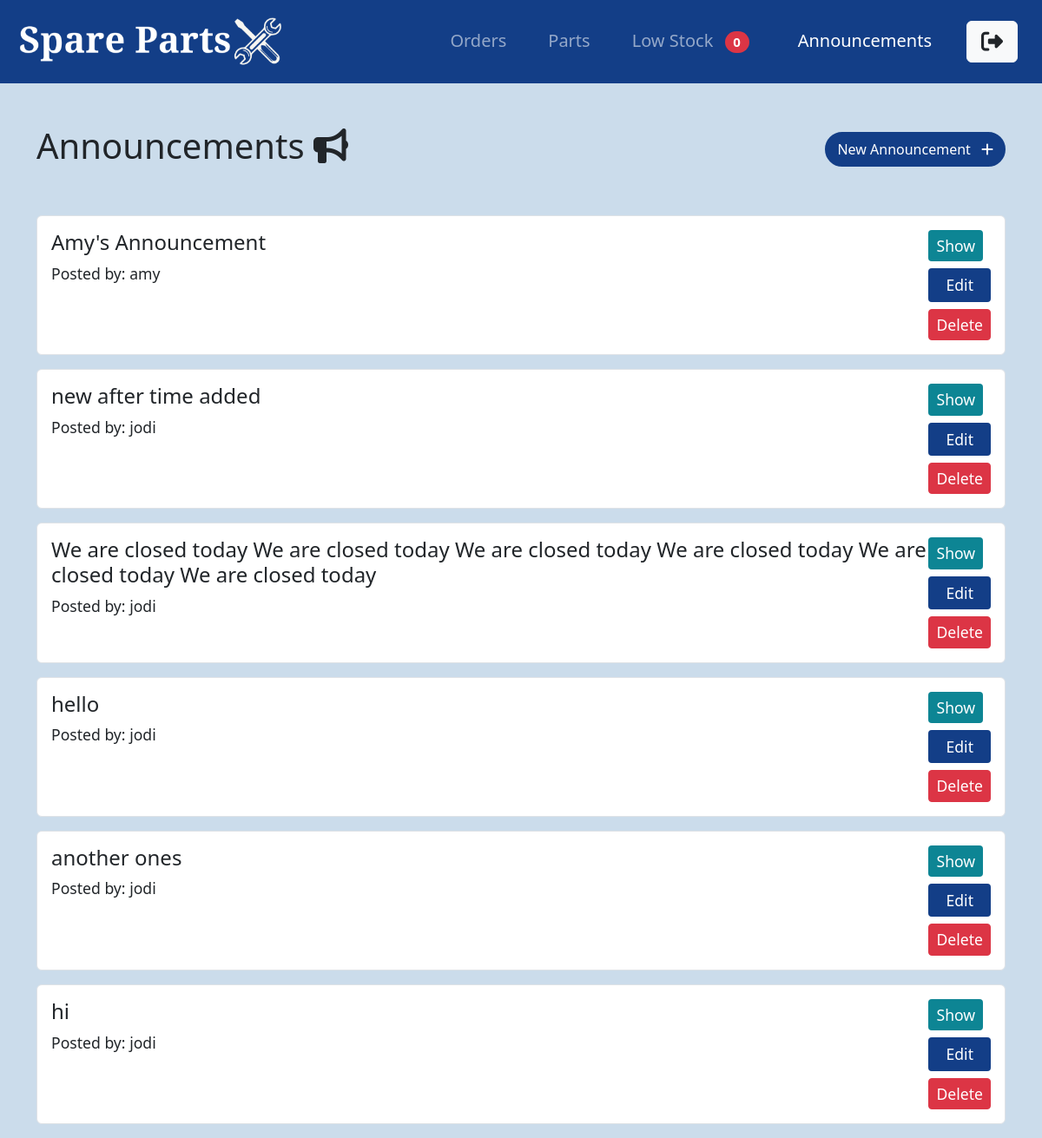
/announcements/ (signed in), run on an earlier commit of the app's database.
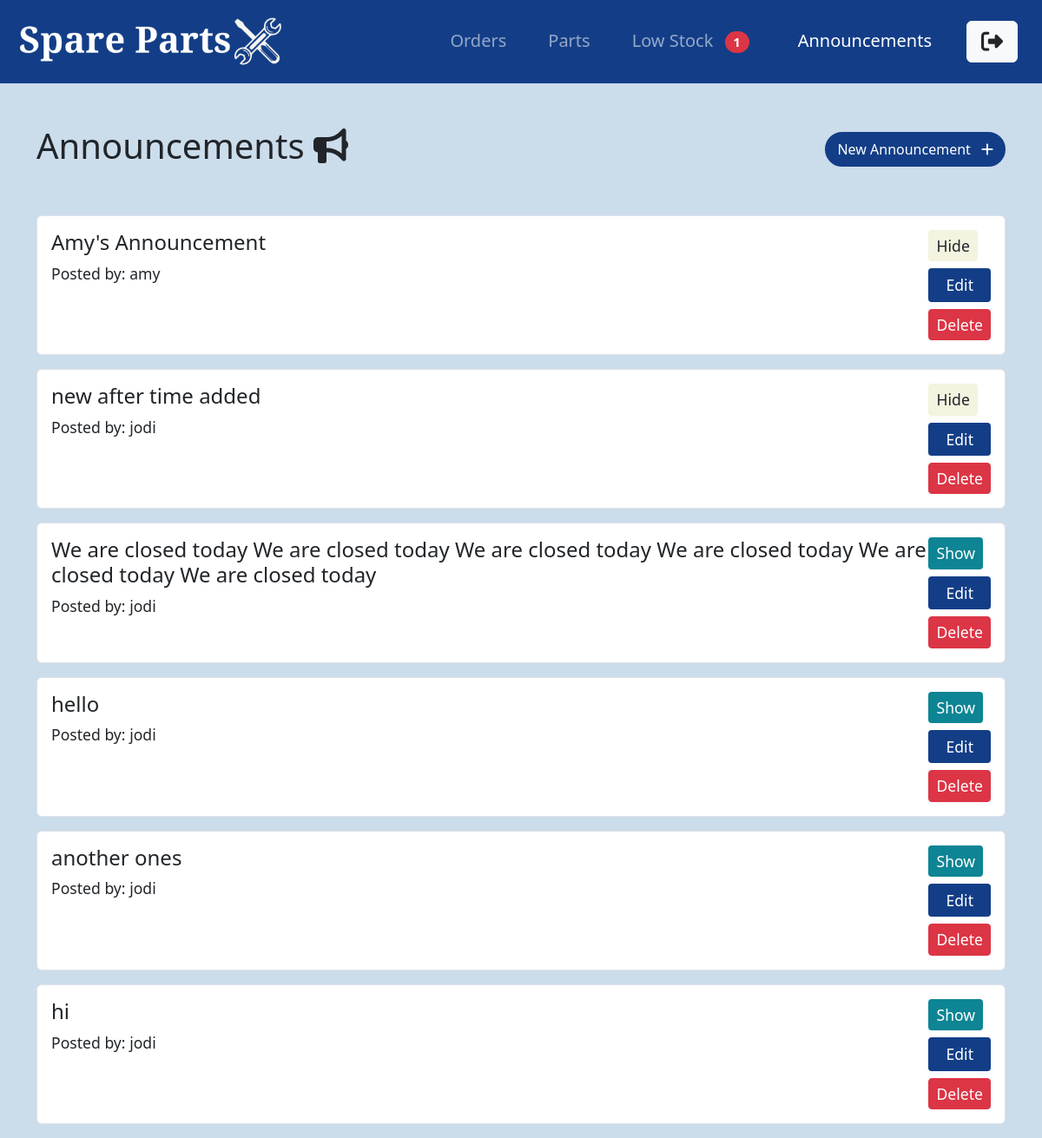
And on a later commit of the database.
### announcements/models.py (models this page shows, shortened)
class Announcements(models.Model):
    posted_by = models.ForeignKey(User, on_delete=models.CASCADE, related_name='announcement')
    message = models.TextField()
    visible = models.BooleanField(default=True)
    timestamp = models.DateTimeField(auto_now_add=True)

### announcements/views.py (the view, shortened to what this page needs)
# urls.py: path('', AnnouncementsListView.as_view(), name='announcements'),
class AnnouncementsListView(LoginRequiredMixin, UserPassesTestMixin, ListView):
    model = Announcements
    context_object_name = 'announcements'
    ordering = ['-timestamp']
    def get_queryset(self):
        return super().get_queryset()
    def test_func(self):
        return self.request.user.profile.user_group == 'store_manager'

### parts/context_processors.py (called while the page is built)
def low_stock_count(request):
    count = Part.objects.filter(num_in_stock__lte=F('low_stock_warning')).count()
    return {'low_stock_count': count}

### announcements/templates/announcements/announcements_list.html (shortened to what this page needs)
{% extends "parts/base.html" %}
{% block content %}
    <div class="d-flex flex-column flex-md-row justify-content-between align-items-start align-items-md-center my-5">
        <h1>Announcements <i class="fa-solid fa-bullhorn"></i></h1>
        <a class="btn btn-light-bg rounded-pill mt-2 mt-md-0" href="{% url 'announcement-create' %}">New Announcement <i class="fas fa-plus ms-2"></i></a>
    </div>
    {% if announcements %}
    {% for announcement in announcements %}
    <div class="card my-3 p-3 border d-flex flex-row justify-content-between align-items-start">
        <div>
            <h4 class="fw-light">{{ announcement.message }}</h4>
            <p>Posted by: {{ announcement.posted_by.username }}</p>
        </div>
        <div class="d-flex flex-column">
            <form method="POST" class="mb-2">
                <button type="submit" class="btn {% if announcement.visible %}btn-hide{% else %}btn-show{% endif %} btn-sm">
                    {% if announcement.visible %}Hide{% else %}Show{% endif %}
                </button>
            </form>
            <a class="btn btn-light-bg btn-sm mb-2" href="{% url 'announcement-update' announcement.id %}">Edit</a>
            <a href="{% url 'announcement-delete' announcement.id %}" class="btn btn-sm btn-danger">Delete</a>
        </div>
    </div>
{% endfor %}
    {% else %}
        <h3>No announcements</h3>
    {% endif %}
{% endblock content %}

What changed in the data, as far as the page shows it:
changed Announcements "Amy's Announcement": visible "Show" → "Hide"
changed Announcements "new after time added": visible "Show" → "Hide"
Also different on the page:
{{ low_stock_count }}: "0" → "1"
